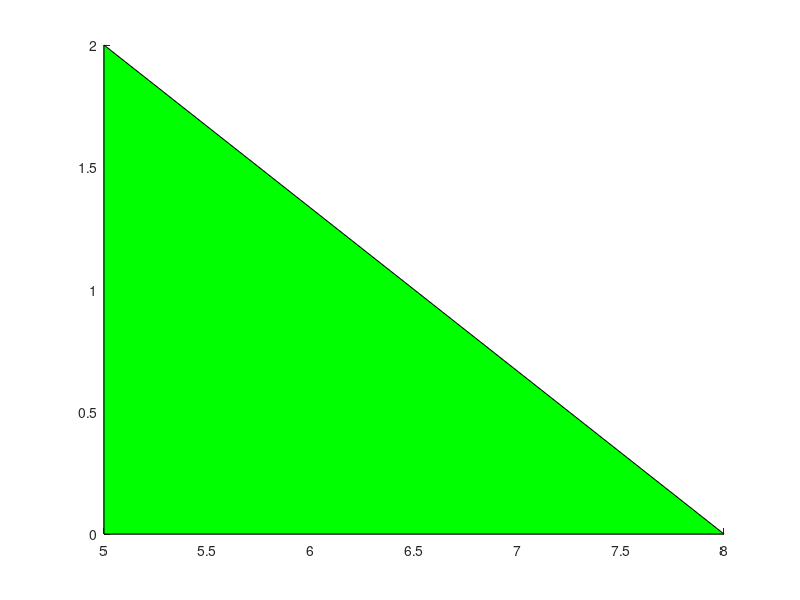

Source code (MATLAB): (Note: this script raises an error after producing the figure.)
clear all
close all
clc

vessel_l = 7
vessel_w = 1
vessel_h = 1

start_v = pi/5
end_v = 14*pi/16
f = start_v:0.2:end_v

% angles = [14*pi/16 12*pi/16 12*pi/16 8*pi/16 6*pi/16 4*pi/16 0 -4*pi/16 -6*pi/16 -8*pi/16 -12*pi/16 -12*pi/16 -14*pi/16]
angles = [flip(f) 0 -f]
angles = [0 f]
vessel_left_bot = [[(vessel_l/2)*cos(angles) (vessel_l/2)*cos(end_v) -1 1]; [(vessel_w/2)*sin(angles) 0 0 0 ]; [0*sin(angles) 0 -vessel_h/2 -vessel_h/2]]
vessel_right_bot = [[(vessel_l/2)*cos(angles) (vessel_l/2)*cos(end_v) -1 1]; [-(vessel_w/2)*sin(angles) 0 0 0 ]; [0*sin(angles) 0 -vessel_h/2 -vessel_h/2]]
vessel_right_top = [[(vessel_l/2)*cos(angles) (vessel_l/2)*cos(end_v) -1 1]; [-(vessel_w/2)*sin(angles) 0 0 0 ]; [0*sin(angles) 0 vessel_h/2 vessel_h/2]]
vessel_left_top = [[(vessel_l/2)*cos(angles) (vessel_l/2)*cos(end_v) -1 1]; [(vessel_w/2)*sin(angles) 0 0 0 ]; [0*sin(angles) 0 vessel_h/2 vessel_h/2]]

% y = [1 5 6 3];
% x = [1 1 3 2]
% area(x,y)

x2 = [5; 5; 8];
y2 = [0; 2; 0];
z2 = [0; 0; 0];
nr_points = length(x2)

figure(1)
patch(x2,y2,'green')
hold on

R = Rzyx(0,0,pi/4)

x3 = zeros(nr_points,1)
y3 = zeros(nr_points,1)
z3 = zeros(nr_points,1)
for point = 1:nr_points
    r_1 = R*[x2(point); y2(point); z2(point)]
    x3(point) = r_1(1)
    y3(point) = r_1(2)
    z3(point) = r_1(3)
    
end
patch(x3,y3,'r')
hold off

vessel_right_ = R*vessel_right_bot


figure(2)
patch(vessel_right_(1,:)',vessel_right_(2,:)','green')
xlim([-vessel_l/2-2, vessel_l/2+2])
ylim([-vessel_l/2-2, vessel_l/2+2])

figure(3)
patch(vessel_left_bot(1,:)',vessel_left_bot(2,:)',vessel_left_bot(3,:)','green')
patch(vessel_right_bot(1,:)',vessel_right_bot(2,:)',vessel_right_bot(3,:)','green')
patch(vessel_right_top(1,:)',vessel_right_top(2,:)',vessel_right_top(3,:)','green')
patch(vessel_left_top(1,:)',vessel_left_top(2,:)',vessel_left_top(3,:)','green')
xlim([-vessel_l/2-2, vessel_l/2+2])
ylim([-vessel_l/2-2, vessel_l/2+2])
zlim([-vessel_l/2-2, vessel_l/2+2])
view(3) 
